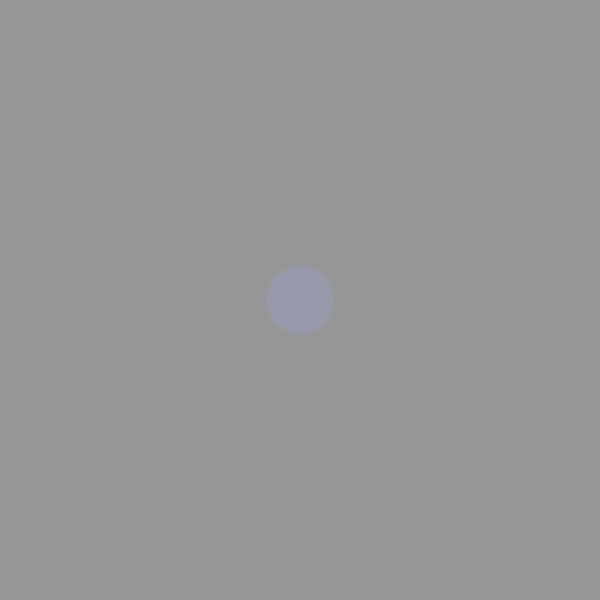
Frame 1 (no input)
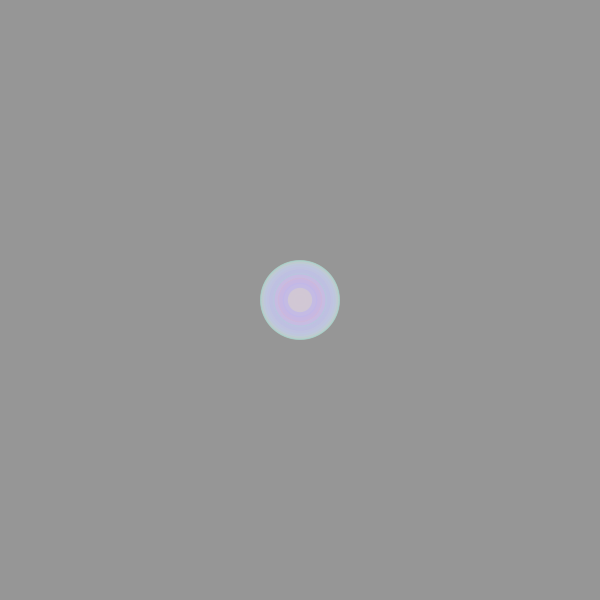
Frame 60 (the mouse pressed at the canvas centre just before this capture)
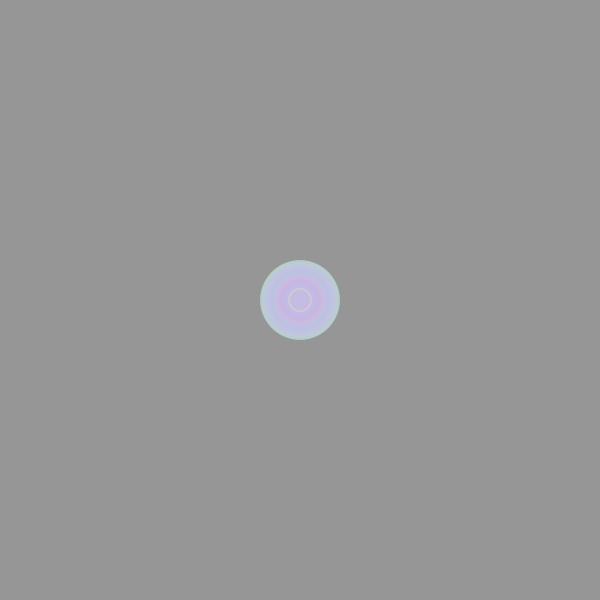
Frame 120 (the mouse held since frame 60 and released just before this capture)

The Processing sketch that drew these frames (run headless with seeded random() and noise(); from frame 60 on, the mouse is pressed at the canvas centre):

// Processing sketch: processing_47739
// ── processing_47739.pde

int counter;

void setup() {  //setup function called initially, only once
  size(600,600);
  background(150);  //set background white
  colorMode(HSB);   //set colors to Hue, Saturation, Brightness mode
  counter = 0;
}

void draw() {  //draw function loops 
  counter++;
  noStroke();
  fill(random(255),100,255,50);
  
if(mousePressed == true) { //add some interaction
    ellipse(mouseX, mouseY, 20, 20);
  }
  else {
    ellipse(width/2, height/2, 80*sin(counter), 80*sin(counter));
  }
}

                
                
